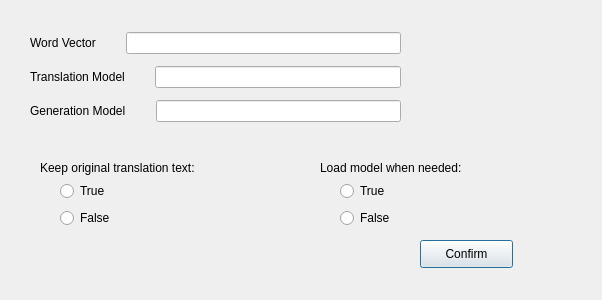
<?xml version="1.0" encoding="UTF-8"?>
<ui version="4.0">
 <class>Dialog</class>
 <widget class="QDialog" name="Dialog">
  <property name="geometry">
   <rect>
    <x>0</x>
    <y>0</y>
    <width>602</width>
    <height>300</height>
   </rect>
  </property>
  <property name="windowTitle">
   <string>Dialog</string>
  </property>
  <widget class="QLabel" name="label_keep_original">
   <property name="geometry">
    <rect>
     <x>40</x>
     <y>160</y>
     <width>261</width>
     <height>16</height>
    </rect>
   </property>
   <property name="text">
    <string>Keep original translation text:</string>
   </property>
  </widget>
  <widget class="QPushButton" name="buttonConfirm">
   <property name="geometry">
    <rect>
     <x>420</x>
     <y>240</y>
     <width>93</width>
     <height>28</height>
    </rect>
   </property>
   <property name="text">
    <string>Confirm</string>
   </property>
  </widget>
  <widget class="QWidget" name="layoutWidget">
   <property name="geometry">
    <rect>
     <x>30</x>
     <y>30</y>
     <width>371</width>
     <height>94</height>
    </rect>
   </property>
   <layout class="QVBoxLayout" name="verticalLayout">
    <property name="spacing">
     <number>10</number>
    </property>
    <item>
     <layout class="QHBoxLayout" name="horizontalLayout">
      <property name="spacing">
       <number>30</number>
      </property>
      <item>
       <widget class="QLabel" name="label">
        <property name="text">
         <string>Word Vector</string>
        </property>
       </widget>
      </item>
      <item>
       <widget class="QLineEdit" name="word_vector_path"/>
      </item>
     </layout>
    </item>
    <item>
     <layout class="QHBoxLayout" name="horizontalLayout_2">
      <property name="spacing">
       <number>30</number>
      </property>
      <item>
       <widget class="QLabel" name="label_2">
        <property name="text">
         <string>Translation Model</string>
        </property>
       </widget>
      </item>
      <item>
       <widget class="QLineEdit" name="translation_model_path"/>
      </item>
     </layout>
    </item>
    <item>
     <layout class="QHBoxLayout" name="horizontalLayout_3">
      <property name="spacing">
       <number>30</number>
      </property>
      <item>
       <widget class="QLabel" name="label_3">
        <property name="text">
         <string>Generation Model</string>
        </property>
       </widget>
      </item>
      <item>
       <widget class="QLineEdit" name="generation_model_path"/>
      </item>
     </layout>
    </item>
   </layout>
  </widget>
  <widget class="QWidget" name="layoutWidget">
   <property name="geometry">
    <rect>
     <x>60</x>
     <y>180</y>
     <width>97</width>
     <height>49</height>
    </rect>
   </property>
   <layout class="QVBoxLayout" name="verticalLayout_2">
    <item>
     <widget class="QRadioButton" name="keep_original_translation_text_true">
      <property name="text">
       <string>True</string>
      </property>
     </widget>
    </item>
    <item>
     <widget class="QRadioButton" name="keep_original_translation_text_false">
      <property name="text">
       <string>False</string>
      </property>
     </widget>
    </item>
   </layout>
  </widget>
  <widget class="QLabel" name="label_load_model_if_needed">
   <property name="geometry">
    <rect>
     <x>320</x>
     <y>160</y>
     <width>261</width>
     <height>16</height>
    </rect>
   </property>
   <property name="text">
    <string>Load model when needed:</string>
   </property>
  </widget>
  <widget class="QWidget" name="layoutWidget_2">
   <property name="geometry">
    <rect>
     <x>340</x>
     <y>180</y>
     <width>97</width>
     <height>49</height>
    </rect>
   </property>
   <layout class="QVBoxLayout" name="verticalLayout_3">
    <item>
     <widget class="QRadioButton" name="load_model_if_needed_true">
      <property name="text">
       <string>True</string>
      </property>
     </widget>
    </item>
    <item>
     <widget class="QRadioButton" name="load_model_if_needed_false">
      <property name="text">
       <string>False</string>
      </property>
     </widget>
    </item>
   </layout>
  </widget>
 </widget>
 <resources/>
 <connections/>
</ui>
